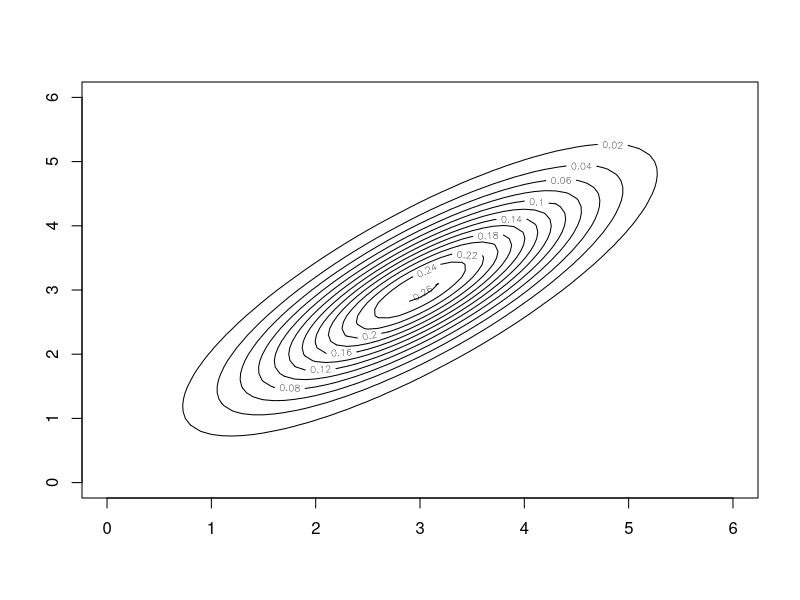

This figure's R source:
rm(list = ls())

pdfnvar<-function(x,m,K,n) ((1/(sqrt((2*pi)^n*(det(K)))))*exp(-0.5*(t(x-m) %*% (solve(K)) %*% (x-m))))

s1<-1
s2<-1
ro<-0.8

m1<-matrix(c(3,3), byrow = T, ncol=1)
K1<-matrix(c(s1^2, ro*s1*s2,ro*s2*s1,s2^2), byrow = T, ncol=2)

n<-2

seqi <- seq(0,6,0.1)
seqj <- seq(0,6,0.1)
M1<-matrix(1,nrow=length(seqi), ncol=length(seqj))

ci<-0
for(i in seqi){
  ci<-ci+1
  cj<-0
  for(j in seqj){
    cj<-cj+1
    x<-matrix(c(i,j), byrow = T, ncol=1)
    M1[ci,cj]<-pdfnvar(x,m1,K1,n)
  }
}

contour(seqi, seqj, M1)
